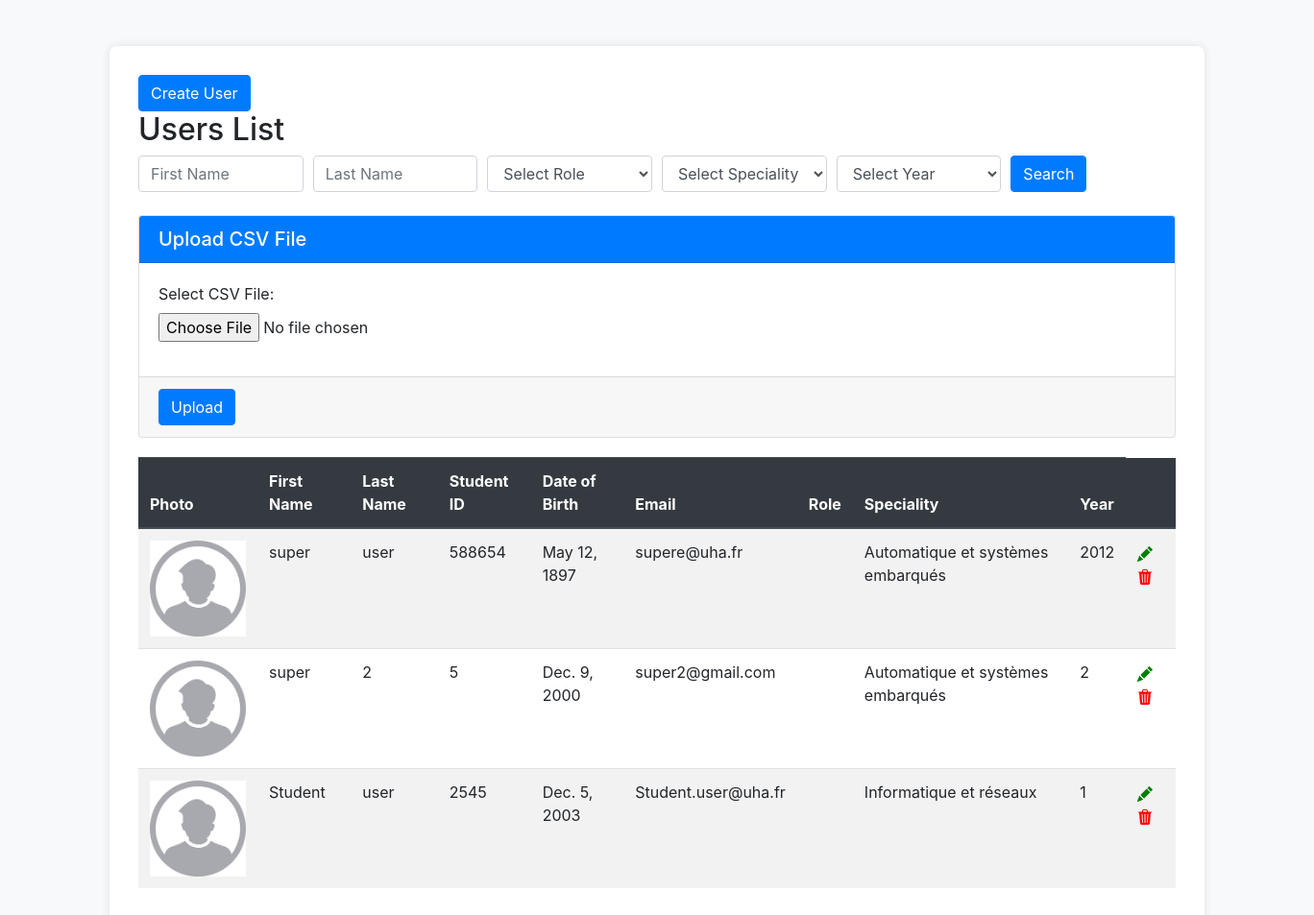
Page /user/userslist/ on the earlier database version.
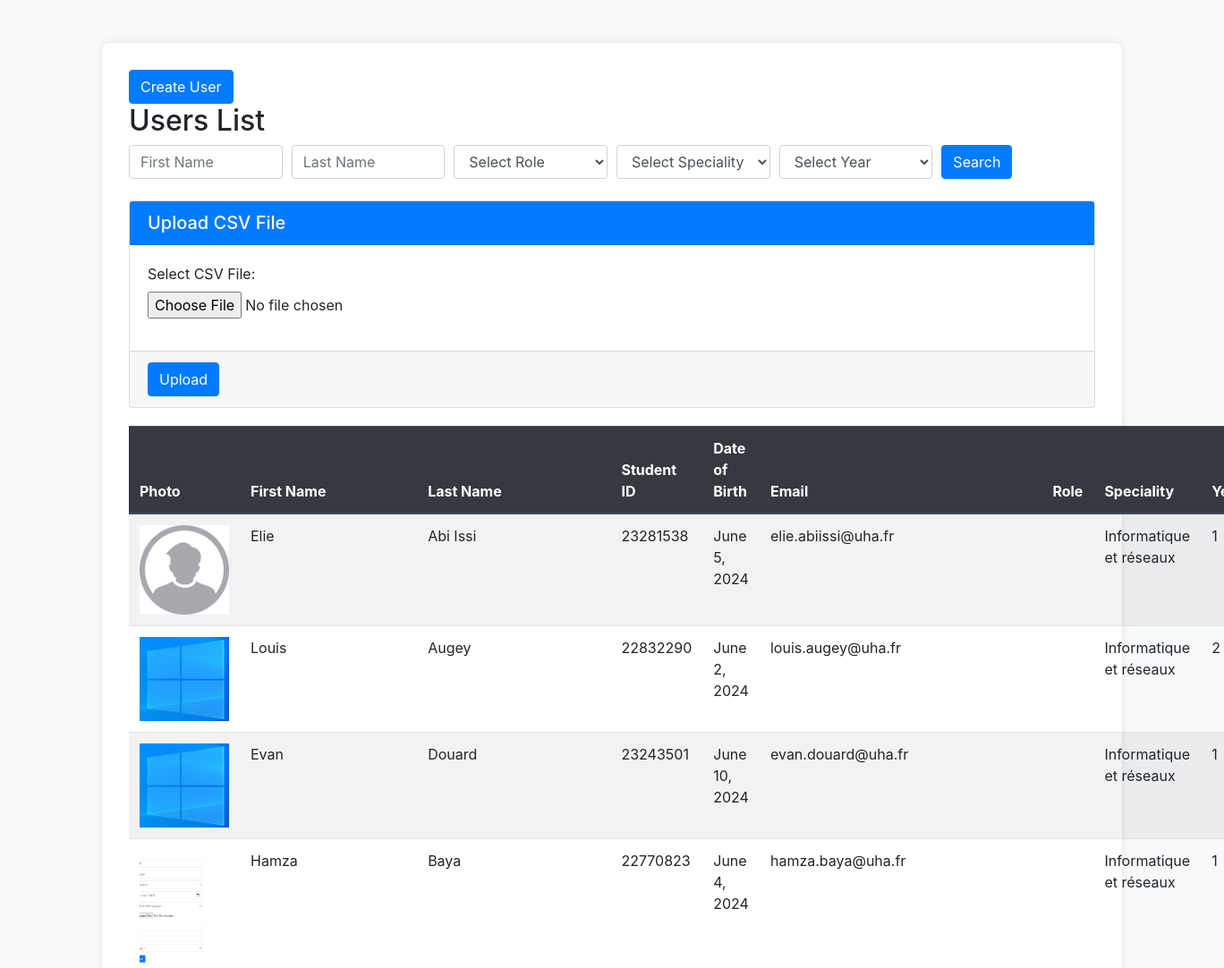
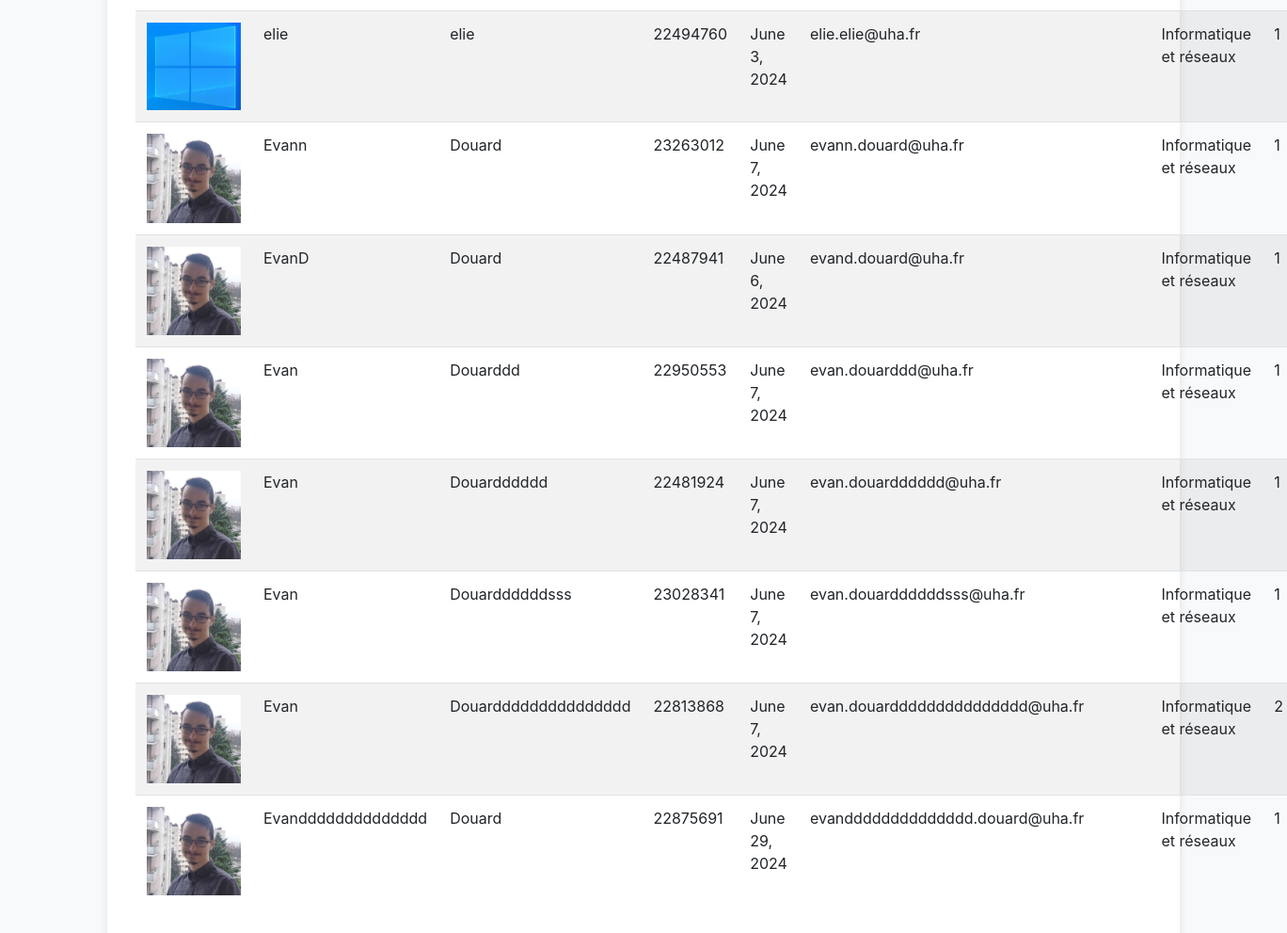
Same page on the later database version (2 pictures, top to bottom).
### databaseprojet/models.py (models this page shows, shortened)
class User(AbstractBaseUser, PermissionsMixin):
    id = models.AutoField(primary_key=True)
    first_name = models.CharField(max_length=255)
    last_name = models.CharField(max_length=255)
    roles = models.CharField(max_length=50, choices=[('Student', 'Student'), ('Teacher', 'Teacher'), ('Supervisor', 'Supervisor')])
    date_of_birth = models.DateField(blank=True, null=True)
    speciality_id = models.ForeignKey('Speciality', on_delete=models.CASCADE, blank = True, null = True)
    photo = models.ImageField(upload_to='photos/', blank=True, null=True)
    email = models.EmailField(unique=True)
    password = models.TextField(max_length=255)
    student_id = models.IntegerField(blank=True, null=True, unique=True)
    year = models.IntegerField(blank=True, null=True)
    is_active = models.BooleanField(default=True) # Statut de l'utilisateur
    is_staff = models.BooleanField(default=False) # Statut de l'utilisateur
    last_login = models.DateTimeField(blank=True, null=True)
    is_superuser = models.BooleanField(default=False)
    date_joined = models.DateTimeField(default=timezone.now)
    groups = models.ManyToManyField(Group, related_name='databaseprojet_user_set', blank=True)
    user_permissions = models.ManyToManyField(Permission, related_name='databaseprojet_user_permissions_set', blank=True)
    objects = UserManager() # Pour assigner le gestionnaire personnalisé 'UseManager' à ce modèle
    USERNAME_FIELD = 'email'
    REQUIRED_FIELDS = ['first_name', 'last_name', 'roles']

class Speciality(models.Model):
    SPECIALITY_CHOICES = [
        (1, 'Informatique et réseaux'),
        (2, 'Automatique et systèmes embarqués'),
        (3, 'Génie Textile et Fibres'),
        (4, 'Génie Mécanique'),
        (5, 'Génie industriel'),
    ]
    id = models.AutoField(primary_key=True)
    speciality_id = models.IntegerField(choices=SPECIALITY_CHOICES, unique=True)
    name = models.CharField(max_length=255)
    responsible_id = models.IntegerField()

### user/views.py (the view)
# urls.py: path('userslist/', views.userslist, name='userslist'),
def userslist(request):
    first_name = request.GET.get('first_name', '')
    last_name = request.GET.get('last_name', '')
    role_id = request.GET.get('roles', '')
    speciality_id = request.GET.get('speciality_id', '')
    year = request.GET.get('year', '')
    users = User.objects.all()
    if first_name:
        users = users.filter(first_name__icontains=first_name)
    if last_name:
        users = users.filter(last_name__icontains=last_name)
    if role_id:
        users = users.filter(roles__id=role_id)
    if speciality_id:
        users = users.filter(speciality_id=speciality_id)
    if year:
        users = users.filter(year=year)
    roles = Roles.objects.all()
    specialities = Speciality.objects.all()
    context = {
        'users': users,
        'roles': roles,
        'specialities': specialities,
    }
    return render(request, 'userslist.html', context)

### user/templates/userslist.html (shortened to what this page needs)
<!DOCTYPE html>
<html lang="en">
<head>
    <link href="https://maxcdn.bootstrapcdn.com/bootstrap/4.5.2/css/bootstrap.min.css" rel="stylesheet">
</head>
<body>
<div class="container mt-5">
    <a href="{% url 'createuser' %}" class="btn btn-primary" >Create User</a>
    <h2>Users List</h2>
    <form method="get" action="{% url 'userslist' %}" class="mb-4">
        <div class="form-row">
            <div class="col">
                <input type="text" class="form-control" name="first_name" placeholder="First Name" value="{{ request.GET.first_name }}">
            </div>
            <div class="col">
                <input type="text" class="form-control" name="last_name" placeholder="Last Name" value="{{ request.GET.last_name }}">
            </div>
            <div class="col">
                <select name="roles" id="id_role" class="form-control">
                    <option value="">Select Role</option>
                </select>
            </div>
            <div class="col">
                <select name="speciality_id" id="id_speciality" class="form-control">
                    <option value="">Select Speciality</option>
                </select>
            </div>
            <div class="col">
                <select name="year" id="id_year" class="form-control">
                    <option value="">Select Year</option>
                </select>
            </div>
            <div class="col">
                <button type="submit" class="btn btn-primary">Search</button>
            </div>
        </div>
    </form>
    <form method="post" enctype="multipart/form-data" action="{% url 'importusers' %}" class="mt-4">
        <div class="card" style="margin-bottom:20px">
            <div class="card-header bg-primary text-white">
                <h5 class="mb-0">Upload CSV File</h5>
            </div>
            <div class="card-body">
                <div class="form-group">
                    <label for="csvFile">Select CSV File:</label>
                    <input type="file" class="form-control-file" id="csvFile" name="csv_file" accept=".csv">
                </div>
            </div>
            <div class="card-footer">
                <button type="submit" class="btn btn-primary">Upload</button>
            </div>
        </div>
    </form>
    <table class="table table-striped" style="border: 0px;">
        <thead class="thead-dark">
            <tr>
                <th scope="col">Photo</th>
                <th scope="col">First Name</th>
                <th scope="col">Last Name</th>
                <th scope="col">Student ID</th>
                <th scope="col">Date of Birth</th>
                <th scope="col">Email</th>
                <th scope="col">Role</th>
                <th scope="col">Speciality</th>
                <th scope="col">Year</th>
                <th style="border-right: 0px; border-top: 0px;"></th>
            </tr>
        </thead>
        <tbody>
            {% for user in users %}
            <tr>
                <td>
                    {% if user.photo %}
                    <img src="{{ user.photo.url }}" alt="Photo" width="100px">
                    {% else %}
                    <img src="/media/user_photos/noprofile.png" alt="Photo" width="100px">
                    {% endif %}
                </td>
                <td>{{ user.first_name }}</td>
                <td>{{ user.last_name }}</td>
                <td>{{ user.student_id }}</td>
                <td>{{ user.date_of_birth }}</td>
                <td>{{ user.email }}</td>
                <td>{{ user.roles.name }}</td>
                <td>{{ user.speciality_id.name }}</td>
                <td>{{ user.year }}</td>
                <td>
                    <div class="d-inline">
                    <a href="{% url 'edituser' user.id %}">
                    </a>
                    <a href="#" class="delete-user-btn" data-toggle="modal" data-target="#deleteConfirmationModal" data-user-id="{{ user.id }}">
                    </a>
                    </div>
                </td>
            </tr>
            {% endfor %}
        </tbody>
    </table>
</div>
</body>
</html>

### user/templates/userslist.html (style rules this page uses)
body { background-color: #f8f9fa; }
.container { background-color: #ffffff; border-radius: 8px; box-shadow: 0px 0px 10px 0px rgba(0, 0, 0, 0.1); padding: 30px; margin-top: 50px; }
.btn-primary { background-color: #007bff; border-color: #007bff; }

Differences in the rows shown:
removed User: first_name "super", last_name "2", student_id "5", date_of_birth "Dec. 9, 2000", email "super2@gmail.com", speciality_id.name "Automatique et systèmes embarqués", year "2"
removed User: first_name "Student", last_name "user", student_id "2545", date_of_birth "Dec. 5, 2003", email "Student.user@uha.fr", speciality_id.name "Informatique et réseaux", year "1"
changed User: first_name "super" → "Elie"; last_name "user" → "Abi Issi"; student_id "588654" → "23281538"; date_of_birth "May 12, 1897" → "June 5, 2024"; email "supere@uha.fr" → "elie.abiissi@uha.fr"; speciality_id.name "Automatique et systèmes embarqués" → "Informatique et réseaux"; year "2012" → "1"
added User: photo (picture), first_name "Louis", last_name "Augey", student_id "22832290", date_of_birth "June 2, 2024", email "louis.augey@uha.fr", speciality_id.name "Informatique et réseaux", year "2"
added User: photo (picture), first_name "Evan", last_name "Douard", student_id "23243501", date_of_birth "June 10, 2024", email "evan.douard@uha.fr", speciality_id.name "Informatique et réseaux", year "1"
added User: photo (picture), first_name "Hamza", last_name "Baya", student_id "22770823", date_of_birth "June 4, 2024", email "hamza.baya@uha.fr", speciality_id.name "Informatique et réseaux", year "1"
added User: photo (picture), first_name "elie", last_name "elie", student_id "22494760", date_of_birth "June 3, 2024", email "elie.elie@uha.fr", speciality_id.name "Informatique et réseaux", year "1"
added User: photo (picture), first_name "Evann", last_name "Douard", student_id "23263012", date_of_birth "June 7, 2024", email "evann.douard@uha.fr", speciality_id.name "Informatique et réseaux", year "1"
added User: photo (picture), first_name "EvanD", last_name "Douard", student_id "22487941", date_of_birth "June 6, 2024", email "evand.douard@uha.fr", speciality_id.name "Informatique et réseaux", year "1"
added User: photo (picture), first_name "Evan", last_name "Douarddd", student_id "22950553", date_of_birth "June 7, 2024", email "evan.douarddd@uha.fr", speciality_id.name "Informatique et réseaux", year "1"
added User: photo (picture), first_name "Evan", last_name "Douardddddd", student_id "22481924", date_of_birth "June 7, 2024", email "evan.douardddddd@uha.fr", speciality_id.name "Informatique et réseaux", year "1"
added User: photo (picture), first_name "Evan", last_name "Douarddddddsss", student_id "23028341", date_of_birth "June 7, 2024", email "evan.douarddddddsss@uha.fr", speciality_id.name "Informatique et réseaux", year "1"
added User: photo (picture), first_name "Evan", last_name "Douarddddddddddddddd", student_id "22813868", date_of_birth "June 7, 2024", email "evan.douarddddddddddddddd@uha.fr", speciality_id.name "Informatique et réseaux", year "2"
added User: photo (picture), first_name "Evandddddddddddddd", last_name "Douard", student_id "22875691", date_of_birth "June 29, 2024", email "evandddddddddddddd.douard@uha.fr", speciality_id.name "Informatique et réseaux", year "1"
